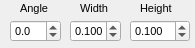
<?xml version="1.0" encoding="UTF-8"?>
<ui version="4.0">
 <class>DrawingToolbarContext2</class>
 <widget class="QWidget" name="DrawingToolbarContext2">
  <property name="geometry">
   <rect>
    <x>0</x>
    <y>0</y>
    <width>195</width>
    <height>48</height>
   </rect>
  </property>
  <property name="windowTitle">
   <string>Drawing Toolbar</string>
  </property>
  <widget class="QDoubleSpinBox" name="spinSigmaY">
   <property name="geometry">
    <rect>
     <x>130</x>
     <y>20</y>
     <width>60</width>
     <height>22</height>
    </rect>
   </property>
   <property name="font">
    <font>
     <pointsize>8</pointsize>
    </font>
   </property>
   <property name="decimals">
    <number>3</number>
   </property>
   <property name="minimum">
    <double>0.001000000000000</double>
   </property>
   <property name="maximum">
    <double>2.000000000000000</double>
   </property>
   <property name="singleStep">
    <double>0.050000000000000</double>
   </property>
   <property name="value">
    <double>0.100000000000000</double>
   </property>
  </widget>
  <widget class="QLabel" name="label_4">
   <property name="geometry">
    <rect>
     <x>20</x>
     <y>0</y>
     <width>30</width>
     <height>16</height>
    </rect>
   </property>
   <property name="font">
    <font>
     <pointsize>8</pointsize>
    </font>
   </property>
   <property name="text">
    <string>Angle</string>
   </property>
  </widget>
  <widget class="QLabel" name="label_2">
   <property name="geometry">
    <rect>
     <x>80</x>
     <y>0</y>
     <width>41</width>
     <height>16</height>
    </rect>
   </property>
   <property name="font">
    <font>
     <pointsize>8</pointsize>
    </font>
   </property>
   <property name="text">
    <string>Width</string>
   </property>
  </widget>
  <widget class="QLabel" name="label_3">
   <property name="geometry">
    <rect>
     <x>140</x>
     <y>0</y>
     <width>41</width>
     <height>16</height>
    </rect>
   </property>
   <property name="font">
    <font>
     <pointsize>8</pointsize>
    </font>
   </property>
   <property name="text">
    <string>Height</string>
   </property>
  </widget>
  <widget class="QDoubleSpinBox" name="spinSigmaX">
   <property name="geometry">
    <rect>
     <x>70</x>
     <y>20</y>
     <width>51</width>
     <height>22</height>
    </rect>
   </property>
   <property name="font">
    <font>
     <pointsize>8</pointsize>
    </font>
   </property>
   <property name="decimals">
    <number>3</number>
   </property>
   <property name="minimum">
    <double>0.001000000000000</double>
   </property>
   <property name="maximum">
    <double>2.000000000000000</double>
   </property>
   <property name="singleStep">
    <double>0.050000000000000</double>
   </property>
   <property name="value">
    <double>0.100000000000000</double>
   </property>
  </widget>
  <widget class="QDoubleSpinBox" name="spinAngle">
   <property name="geometry">
    <rect>
     <x>10</x>
     <y>20</y>
     <width>51</width>
     <height>22</height>
    </rect>
   </property>
   <property name="font">
    <font>
     <pointsize>8</pointsize>
    </font>
   </property>
   <property name="decimals">
    <number>1</number>
   </property>
   <property name="minimum">
    <double>-180.000000000000000</double>
   </property>
   <property name="maximum">
    <double>180.000000000000000</double>
   </property>
  </widget>
 </widget>
 <resources/>
 <connections/>
</ui>
